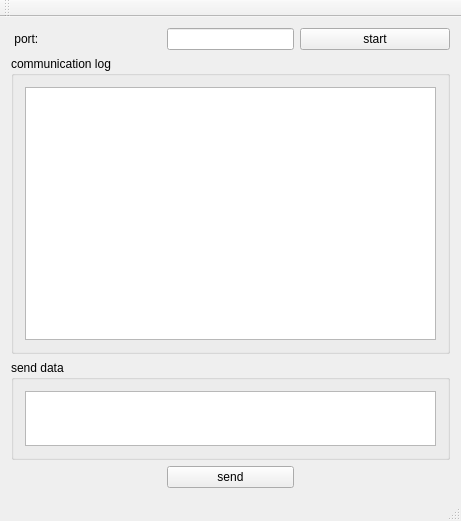
<?xml version="1.0" encoding="UTF-8"?>
<ui version="4.0">
 <class>MainWindow</class>
 <widget class="QMainWindow" name="MainWindow">
  <property name="geometry">
   <rect>
    <x>0</x>
    <y>0</y>
    <width>461</width>
    <height>521</height>
   </rect>
  </property>
  <property name="windowTitle">
   <string>MainWindow</string>
  </property>
  <widget class="QWidget" name="centralWidget">
   <layout class="QGridLayout" name="gridLayout_5">
    <item row="2" column="0" colspan="3">
     <widget class="QGroupBox" name="groupBox_2">
      <property name="maximumSize">
       <size>
        <width>16777215</width>
        <height>100</height>
       </size>
      </property>
      <property name="title">
       <string>send data</string>
      </property>
      <layout class="QGridLayout" name="gridLayout_4">
       <item row="0" column="0">
        <widget class="QTextEdit" name="sendText">
         <property name="maximumSize">
          <size>
           <width>16777215</width>
           <height>16777215</height>
          </size>
         </property>
        </widget>
       </item>
      </layout>
     </widget>
    </item>
    <item row="1" column="0" colspan="3">
     <widget class="QGroupBox" name="groupBox">
      <property name="title">
       <string>communication log</string>
      </property>
      <layout class="QGridLayout" name="gridLayout_3">
       <item row="0" column="0">
        <widget class="QTextEdit" name="recText"/>
       </item>
      </layout>
     </widget>
    </item>
    <item row="0" column="0">
     <widget class="QLabel" name="label">
      <property name="text">
       <string> port:</string>
      </property>
     </widget>
    </item>
    <item row="0" column="2">
     <widget class="QPushButton" name="startBtn">
      <property name="text">
       <string>start</string>
      </property>
     </widget>
    </item>
    <item row="3" column="0">
     <spacer name="horizontalSpacer">
      <property name="orientation">
       <enum>Qt::Horizontal</enum>
      </property>
      <property name="sizeHint" stdset="0">
       <size>
        <width>150</width>
        <height>20</height>
       </size>
      </property>
     </spacer>
    </item>
    <item row="3" column="2">
     <spacer name="horizontalSpacer_2">
      <property name="orientation">
       <enum>Qt::Horizontal</enum>
      </property>
      <property name="sizeHint" stdset="0">
       <size>
        <width>150</width>
        <height>20</height>
       </size>
      </property>
     </spacer>
    </item>
    <item row="3" column="1">
     <widget class="QPushButton" name="sendBtn">
      <property name="text">
       <string>send</string>
      </property>
     </widget>
    </item>
    <item row="0" column="1">
     <widget class="QLineEdit" name="portText"/>
    </item>
   </layout>
  </widget>
  <widget class="QMenuBar" name="menuBar">
   <property name="geometry">
    <rect>
     <x>0</x>
     <y>0</y>
     <width>461</width>
     <height>22</height>
    </rect>
   </property>
  </widget>
  <widget class="QToolBar" name="mainToolBar">
   <attribute name="toolBarArea">
    <enum>TopToolBarArea</enum>
   </attribute>
   <attribute name="toolBarBreak">
    <bool>false</bool>
   </attribute>
  </widget>
  <widget class="QStatusBar" name="statusBar"/>
 </widget>
 <layoutdefault spacing="6" margin="11"/>
 <resources/>
 <connections/>
</ui>
